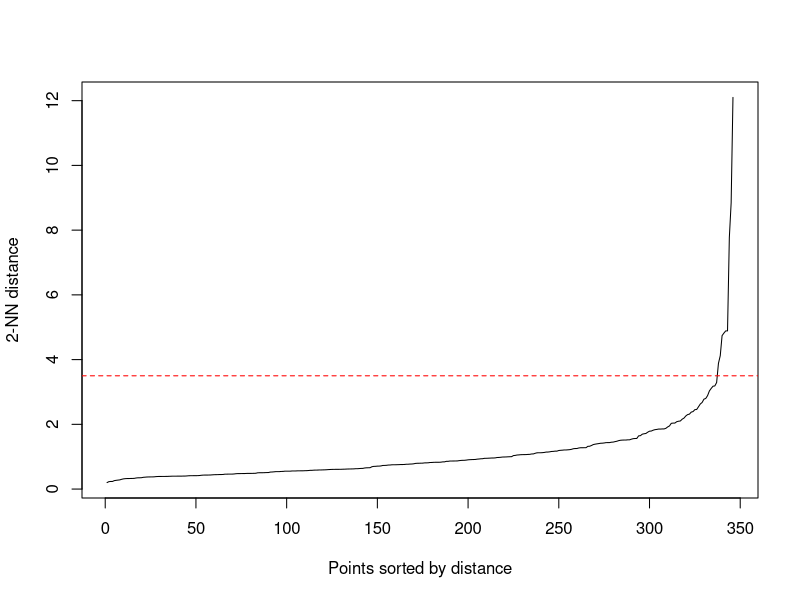
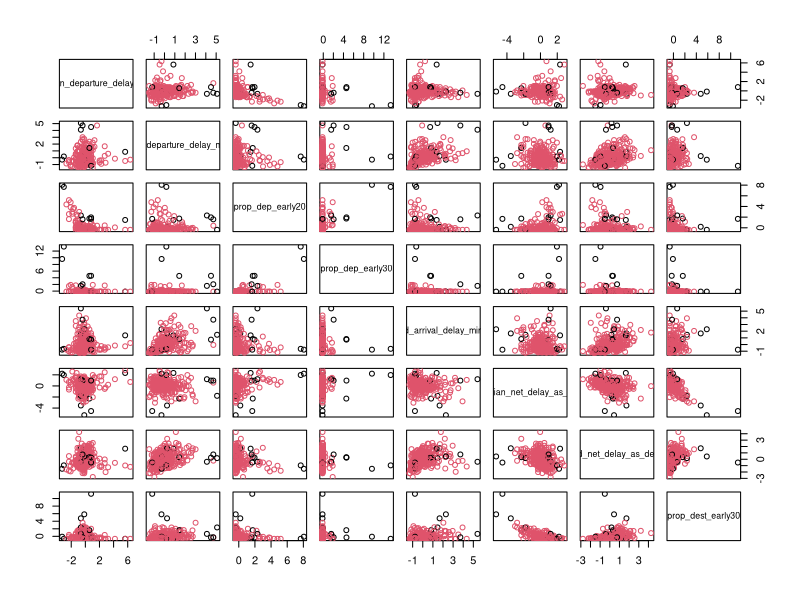
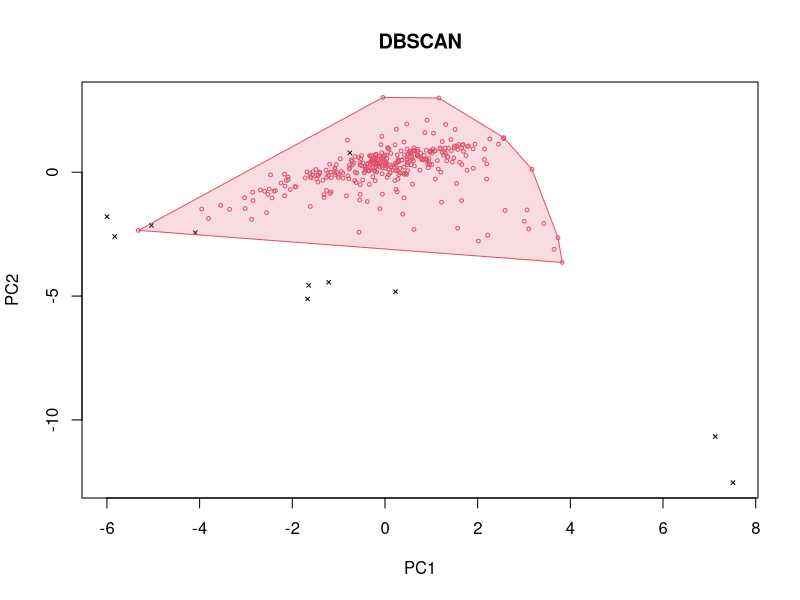
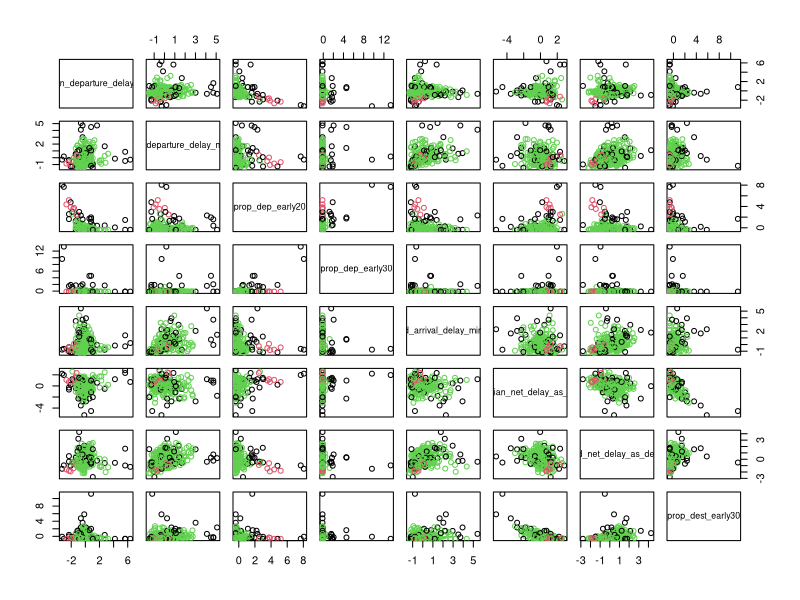
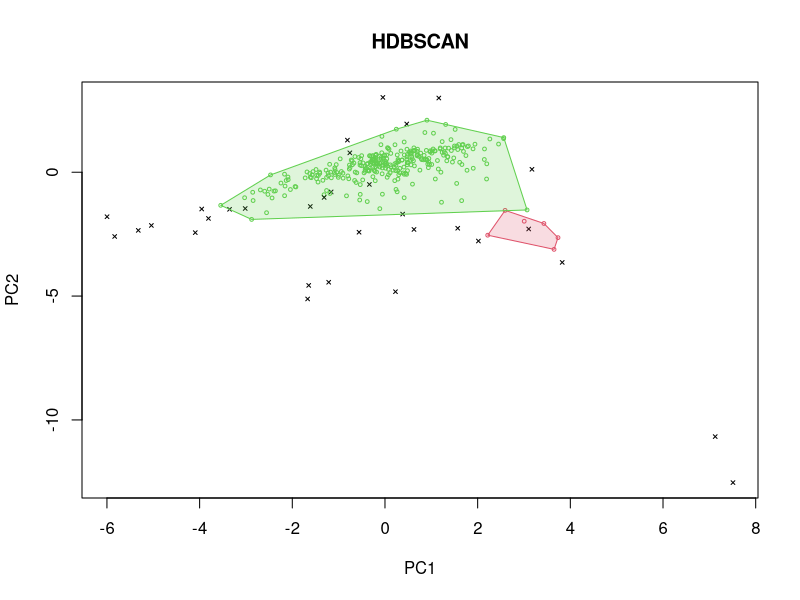

Here is the R script that generated these plots, in order:
library(tidyverse)
library(dbscan)

Scaled_Airports <- read.csv("scaled_airports.csv")
Scaled_Airports <- as.matrix(Scaled_Airports[, c(5,6,7,8,9,10,11,13)])
kNNdistplot(Scaled_Airports, minPts = 3)
abline(h=3.5, col = "red",lty = 2)

db <- dbscan(Scaled_Airports, eps = 3, minPts = 3)
db
pairs(Scaled_Airports, col = db$cluster + 1L)
hullplot(Scaled_Airports, db, main = "DBSCAN")

hdb <- hdbscan(Scaled_Airports, minPts = 3)
hdb
pairs(Scaled_Airports, col = hdb$cluster + 1L)
hullplot(Scaled_Airports, hdb, main = "HDBSCAN")

combs = map(
  .x = seq_len(length.out = 8),
  .f = \(elts) combn(x = seq_len(length.out = 8), m = elts) |>
    as_tibble() # list-like structure for input into purrr::map()
)

hdb = map(
  .x = combs,
  .f = \(frame) map(
    .x = frame,
    .f = \(col) hdbscan(x = as.matrix(Scaled_Airports[, col]), minPts = 3)
  )
)

db = map(
  .x = combs,
  .f = \(frame) map(
    .x = frame,
    .f = function(col) {
      airports = Scaled_Airports[, col] |>
        as.matrix()
      m = length(col) # number of variables
      dbscan(
        x = as.matrix(Scaled_Airports[, col]),
        eps = 2*m,
        minPts = floor(m) + 2
      )
    }
  )
)

hdb[[1]]

hdb[[8]]
